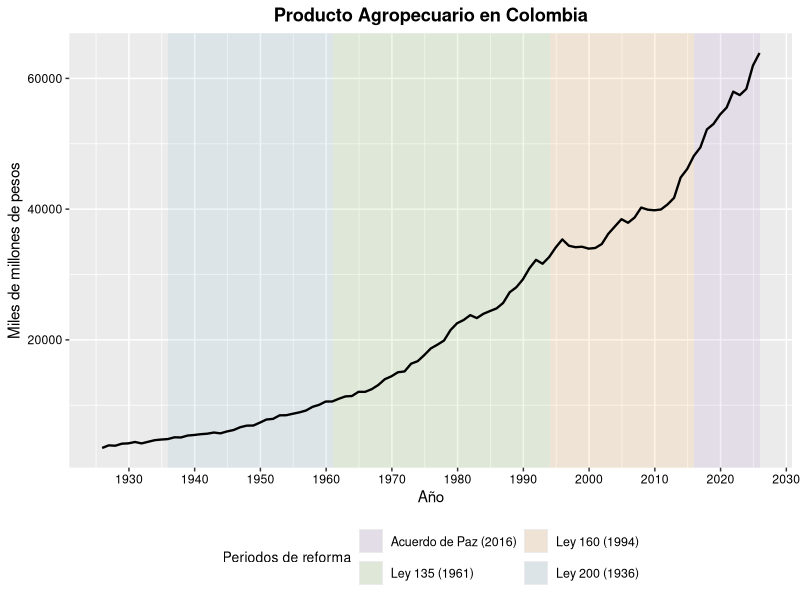
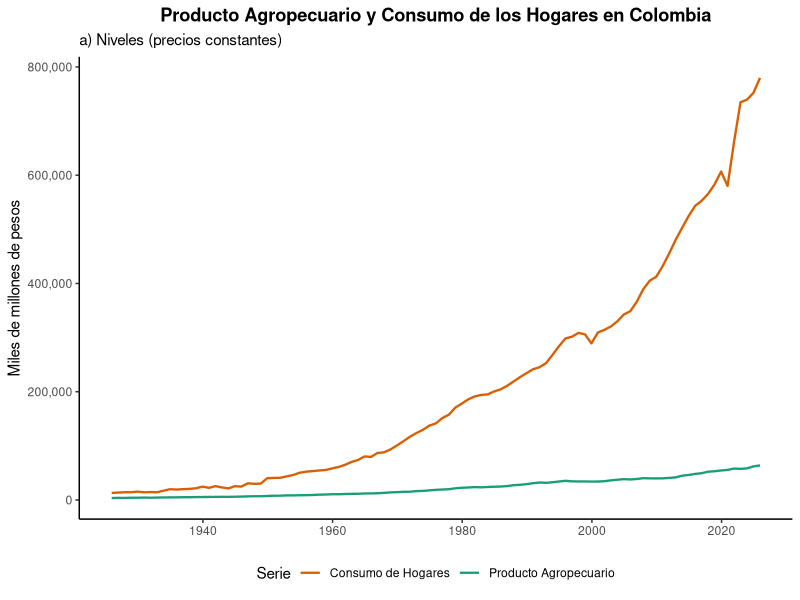
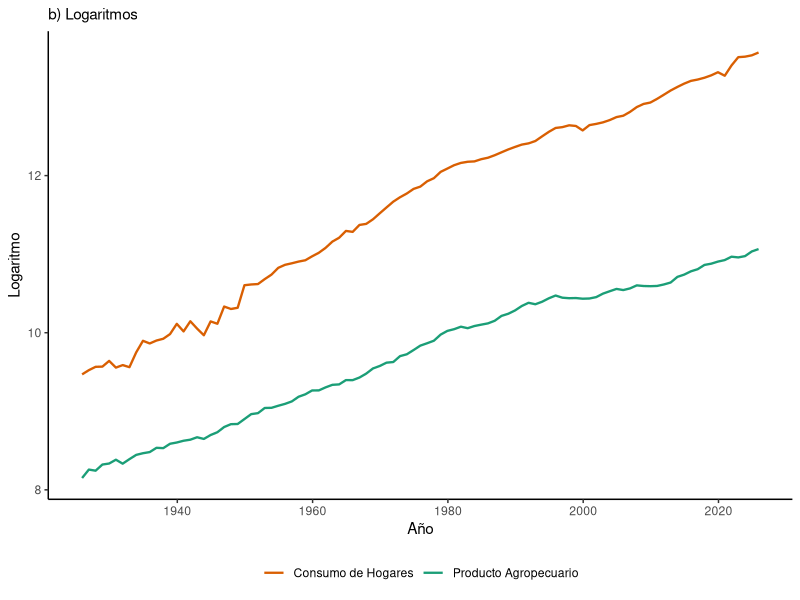
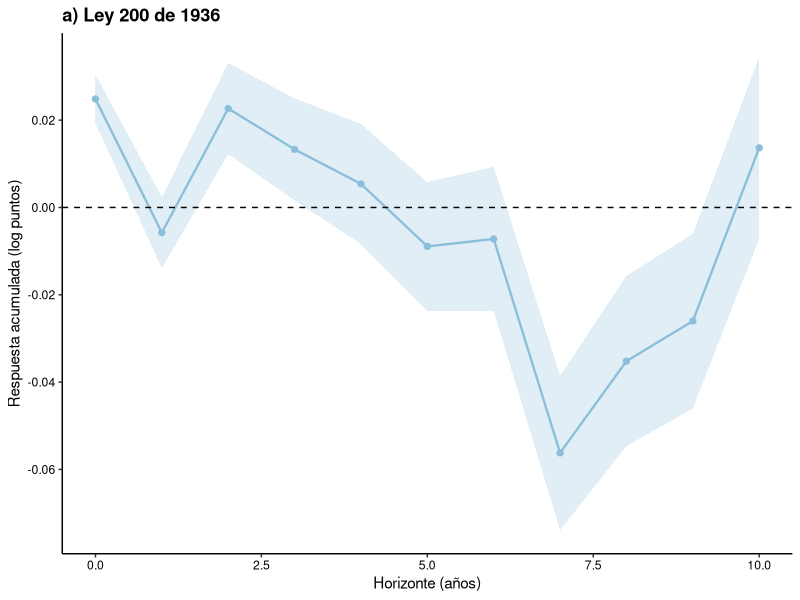
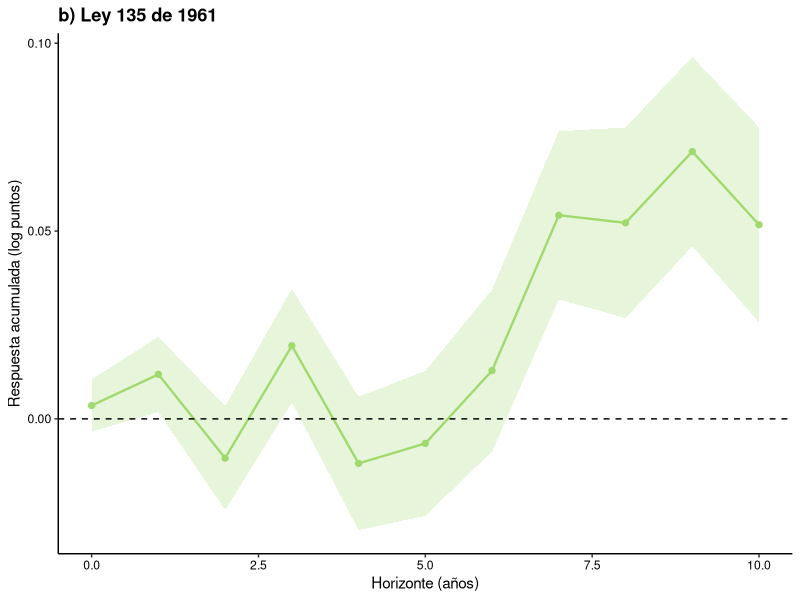
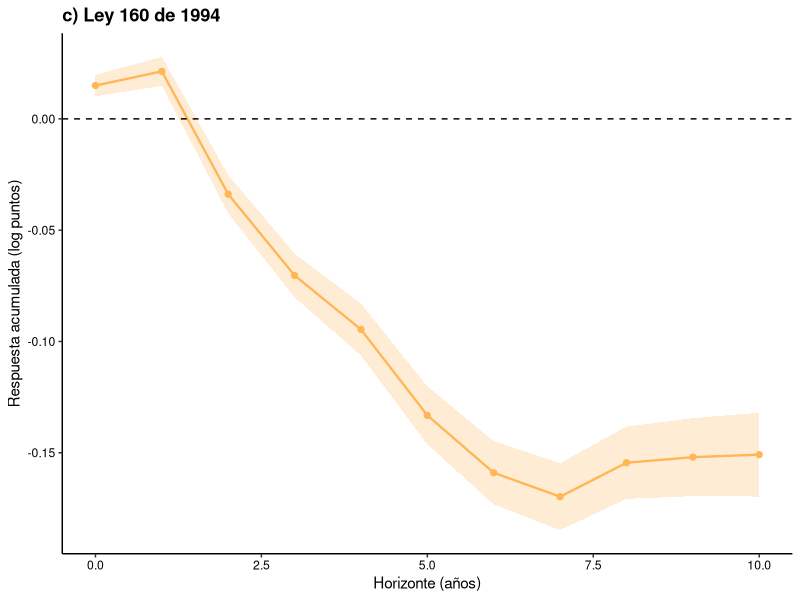
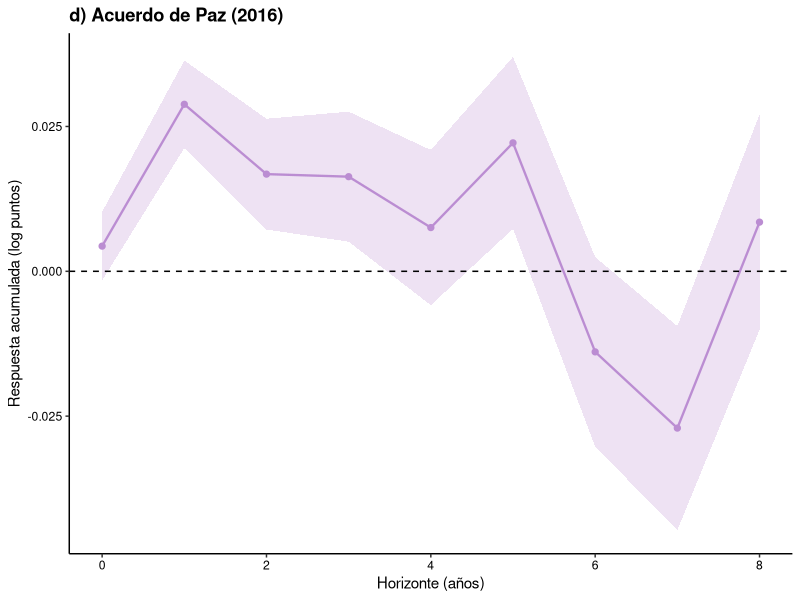

The R script that drew these images, in order:
## ---- chunk 1
#| label: fig-grafica1
#| fig-cap: "Evolución del producto agropecuario y periodos de reforma agraria en Colombia (1925–2025), precios constantes (base 2015)."
#| fig-width: 5.5
#| fig-height: 3.5
#| fig-align: center

library(ggplot2)
library(readr)

# --- Cargar datos ---
df_producto_agropecuario <- read_csv("Base_100_Anios_Construccion.csv")
df_consumo_final <- read_csv("Base_100_Anios_Consumo.csv")

df <- data.frame(
  Año = df_producto_agropecuario$Año,
  Producto_Agropecuario = df_producto_agropecuario$Valor,
  Consumo_Hogares = df_consumo_final$Valor
)

df$Año <- as.Date(as.character(df$Año), format = "%Y")

# --- Reformas ---
reformas <- data.frame(
  inicio = as.Date(c("1936-01-01", "1961-01-01", "1994-01-01", "2016-01-01")),
  fin    = as.Date(c("1960-12-31", "1993-12-31", "2015-12-31", "2025-12-31")),
  nombre = c("Ley 200 (1936)", "Ley 135 (1961)", "Ley 160 (1994)", "Acuerdo de Paz (2016)")
)

# --- Gráfica ---
ggplot(df, aes(x = Año, y = Producto_Agropecuario)) +
  
  # Sombras (más sobrias)
  geom_rect(
    data = reformas,
    aes(xmin = inicio, xmax = fin, ymin = -Inf, ymax = Inf, fill = nombre),
    alpha = 0.15, inherit.aes = FALSE
  ) +
  
  # Línea principal (más elegante)
  geom_line(linewidth = 0.8, color = "black") +
  
scale_fill_manual(values = c(
  "Ley 200 (1936)" = "#8bbedaff",   # azul claro
  "Ley 135 (1961)" = "#a0d96eff",   # verde suave
  "Ley 160 (1994)" = "#ffb656ff",   # naranja suave
  "Acuerdo de Paz (2016)" = "#bb8dd2ff"  # morado suave
)) +
  
  # Ejes
  scale_x_date(date_breaks = "10 years", date_labels = "%Y") +
  
  # Etiquetas
  labs(
    x = "Año",
    y = "Miles de millones de pesos",
    fill = "Periodos de reforma"
  ) +
  
  coord_cartesian(xlim = c(min(df$Año), max(df$Año))) +
  
  # Tema tipo paper
  theme(
  legend.position = "bottom",
  legend.title = element_text(size = 10),
  legend.text = element_text(size = 9),
  legend.box = "horizontal",
  
  plot.title = element_text(face = "bold", hjust = 0.5),
  plot.subtitle = element_blank(),
  
  axis.text = element_text(color = "black"),
  axis.title = element_text(face = "plain"),
  
  panel.border = element_blank()
) + guides(fill = guide_legend(nrow = 2)) + ggtitle("Producto Agropecuario en Colombia")
## ---- chunk 2
library(ggplot2)
library(readr)
library(dplyr)
library(tidyr)
library(patchwork)
library(scales)

# --- Cargar datos ---
df_producto_agropecuario <- read_csv("Base_100_Anios_Construccion.csv")
df_consumo_final <- read_csv("Base_100_Anios_Consumo.csv")

df <- data.frame(
  Año = df_producto_agropecuario$Año,
  Producto_Agropecuario = df_producto_agropecuario$Valor,
  Consumo_Hogares = df_consumo_final$Valor
)

df$Año <- as.Date(as.character(df$Año), format = "%Y")

# --- Formato largo ---
df_long <- df %>%
  pivot_longer(
    cols = c(Producto_Agropecuario, Consumo_Hogares),
    names_to = "Serie",
    values_to = "Valor"
  )

# --- Etiquetas ---
df_long$Serie <- recode(df_long$Serie,
  "Producto_Agropecuario" = "Producto Agropecuario",
  "Consumo_Hogares" = "Consumo de Hogares"
)

# --- Colores sobrios ---
colores <- c(
  "Producto Agropecuario" = "#1b9e77",
  "Consumo de Hogares" = "#d95f02"
)
## ---- chunk 3
#| label: fig-grafica2a
#| fig-cap: "Producto agropecuario y consumo de los hogares en Colombia (1925–2025)."
#| fig-width: 5.5
#| fig-height: 3
#| fig-align: center

library(ggplot2)
library(dplyr)
library(tidyr)
library(scales)

# Panel (a)
g1 <- ggplot(df_long, aes(x = Año, y = Valor, color = Serie)) +
  geom_line(linewidth = 0.8) +
  scale_color_manual(values = colores) +
  scale_y_continuous(labels = scales::comma) +
  labs(
    subtitle = "a) Niveles (precios constantes)",
    x = NULL,
    y = "Miles de millones de pesos"
  ) +
  theme_classic(base_size = 11) +
  theme(
    legend.position = "bottom",
    plot.subtitle = element_text(face = "plain"),
    plot.title = element_text(face = "bold", hjust = 0.5)
  ) +
  ggtitle("Producto Agropecuario y Consumo de los Hogares en Colombia")

g1
## ---- chunk 4
#| label: fig-grafica2b
#| fig-cap: "Producto agropecuario y consumo de los hogares en Colombia (1925–2025) en logaritmos."
#| fig-width: 5.5
#| fig-height: 3
#| fig-align: center

# Panel (b)
g2 <- ggplot(df_long, aes(x = Año, y = log(Valor), color = Serie)) +
  geom_line(linewidth = 0.8) +
  scale_color_manual(values = colores) +
  labs(
    subtitle = "b) Logaritmos",
    x = "Año",
    y = "Logaritmo",
    color = ""
  ) +
  theme_classic(base_size = 11) +
  theme(
    legend.position = "bottom",
    legend.title = element_blank(),
    plot.subtitle = element_text(face = "plain")
  )

g2
## ---- chunk 5
#| label: tbl-quiebres
#| tbl-cap: "Quiebres estructurales identificados en el producto agropecuario (valores en miles de millones de pesos)."
#| tbl-align: center
library(tseries)
library(readr)
library(strucchange)
library(forecast)
library(urca)
library(knitr)
library(kableExtra)

# Cargar datos
df <- read_csv("Base_100_Anios_Construccion.csv")
ts_producto <- ts(df$Valor, 
                   start = min(df$Año), 
                   end = max(df$Año))

bp <- breakpoints(Valor ~ Año, data = df)

idx <- bp$breakpoints

quiebres <- data.frame(
  Año = as.integer(df$Año[idx]),
  Producto_Agropecuario = as.numeric(df$Valor[idx])
)
kable(quiebres, align = "c", booktabs = TRUE,
      col.names = c("Año", "Producto (miles de millones)")) %>%
  kable_styling(
    latex_options = c("hold_position"),
    position = "center",
    full_width = FALSE
  ) %>%
  column_spec(1, bold = TRUE) %>%
  add_header_above(c("Quiebres Estructurales Identificados" = 2))
## ---- chunk 6
#| label: tbl-cambios
#| tbl-cap: "Cambios en la pendiente del producto agropecuario en los quiebres estructurales (miles de millones de pesos por año)."
#| tbl-align: center

library(strucchange)
library(readr)
library(dplyr)
library(knitr)
library(kableExtra)

# --- 1. Cargar datos ---
df <- read_csv("Base_100_Anios_Construccion.csv")

# --- 2. Crear tendencia ---
df <- df %>%
  arrange(Año) %>%
  mutate(t = 1:n())

# --- 3. Bai-Perron ---
bp <- breakpoints(Valor ~ t, data = df)

# --- 4. Obtener quiebres ---
breaks <- bp$breakpoints
n <- nrow(df)

# --- 5. Crear regímenes manualmente ---
regimen <- rep(1:(length(breaks) + 1),
               times = diff(c(0, breaks, n)))

df$regimen <- regimen

# --- 6. Estimar pendiente por régimen ---
pendientes_df <- df %>%
  group_by(regimen) %>%
  summarise(
    pendiente = coef(lm(Valor ~ t))[2],
    .groups = "drop"
  )

# --- 7. Cambios en pendiente ---
cambios <- diff(pendientes_df$pendiente)

# --- 8. Fechas de quiebres ---
fechas_quiebre <- df$Año[breaks]

# --- 9. Tabla final ---
tabla_cambios <- data.frame(
  Año_Quiebre = fechas_quiebre,
  Cambio_Pendiente = cambios
)

kable(tabla_cambios, digits = 2, align = "c", booktabs = TRUE,
      col.names = c("Año de quiebre", "Cambio en la pendiente")) %>%
  kable_styling(
    latex_options = c("hold_position"),
    position = "center",
    full_width = FALSE
  ) %>%
  column_spec(1, bold = TRUE) %>%
  add_header_above(c("Cambios en la Pendiente en los Quiebres" = 2))
## ---- chunk 7
#| label: tbl-cointregacion
#| tbl-cap: "Resultados de la prueba de cointegración de Engle y Granger entre el producto agropecuario y el consumo de los hogares. Valores críticos obtenidos de Phillips & Ouliaris (1990) para $n=1$."
# --- Librerías ---
library(readr)
library(urca)
library(dplyr)
library(knitr)
library(kableExtra)

# --- 1. Cargar datos ---
df <- read_csv("Base_100_Anios_Completa.csv")

# --- 2. Series ---
ts_y <- ts(df$Consumo_Hogares,
           start = min(df$Año),
           frequency = 1)

ts_x <- ts(df$Producto_Agropecuario,
           start = min(df$Año),
           frequency = 1)

# =========================================================
# 🔵 MODELO 1: SIN CONSTANTE (NONE)
# =========================================================
modelo_none <- lm(ts_y ~ ts_x - 1)
res_none <- resid(modelo_none)

# Correcto
adf_none <- ur.df(res_none, type = "none", lags = 1) 
stat_none <- adf_none@teststat[1]

crit_none_5 <- -2.7619

# =========================================================
# 🟢 MODELO 2: CON CONSTANTE (DRIFT)
# =========================================================
modelo_drift <- lm(ts_y ~ ts_x)
res_drift <- resid(modelo_drift)

# CORREGIDO: type = "none"
adf_drift <- ur.df(res_drift, type = "none", lags = 1) 
stat_drift <- adf_drift@teststat[1]

crit_drift_5 <- -3.3654

# =========================================================
# 🟣 MODELO 3: CON TENDENCIA
# =========================================================
t <- 1:length(ts_y)

modelo_trend <- lm(ts_y ~ ts_x + t)
res_trend <- resid(modelo_trend)

# CORREGIDO: type = "none"
adf_trend <- ur.df(res_trend, type = "none", lags = 1) 
stat_trend <- adf_trend@teststat[1]

crit_trend_5 <- -3.8000

# =========================================================
# 📊 TABLA FINAL
# =========================================================
tabla <- data.frame(
  Modelo = c("Sin constante", "Con constante", "Con tendencia"),
  ADF = c(stat_none, stat_drift, stat_trend),
  Critico_5 = c(crit_none_5, crit_drift_5, crit_trend_5)
) %>%
  mutate(
    Conclusion = ifelse(ADF < Critico_5,
                        "Cointegración",
                        "No cointegración")
  )

kable(tabla, digits = 3, booktabs = TRUE, align = "c",
      col.names = c("Especificación", "ADF", "Valor crítico (5%)", "Conclusión")) %>%
  kable_styling(
    latex_options = "hold_position",
    position = "center",
    full_width = FALSE
  ) %>%
  add_header_above(c("Prueba de Cointegración (Engle–Granger)" = 4))
## ---- chunk 8
# 1. Cargar librerías necesarias
library(tidyverse)
library(lmtest)   # Para testeo de coeficientes
library(sandwich) # Para errores estándar robustos
library(lubridate) # Para manejo de fechas

# 2. Carga y preparación estricta de la base
# Se asegura que el año sea numérico y la serie esté ordenada cronológicamente
df_completo <- read_csv("Base_100_Anios_Completa.csv") %>%
  mutate(Anio_Num = year(as.Date(Año))) %>% 
  arrange(Anio_Num) 

# 3. Construcción de variables (Logs, Rezagos y Diferencias)
# ly = log(y), dy_lag = Delta y_{t-1}, dc_contemp = Delta c_t
df_preparado <- df_completo %>%
  mutate(
    ly = log(Producto_Agropecuario),
    lc = log(Consumo_Hogares),
    dy_lag = lag(ly, 1) - lag(ly, 2), # Control de persistencia (Lag Augmentation)
    dc_cont = lc - lag(lc, 1),       # Control contemporáneo de consumo
    y_previo = lag(ly, 1)            # Término y_{t-1} para la diferencia larga
  )

# 4. Función Maestra de Proyecciones Locales
# h = horizonte, Reform = Dummy de choque puntual
estimar_lp_reforma <- function(data, year_reforma, H_max) {
  
  # Crear dummy de la reforma: 1 solo en el año del evento
  data <- data %>% mutate(Reform = if_else(Anio_Num == year_reforma, 1, 0))
  
  # Verificación inicial: ¿Existen datos históricos suficientes para este año?
  check <- data %>% filter(Anio_Num == year_reforma) %>% 
    drop_na(dy_lag, dc_cont, y_previo)
  
  if(nrow(check) == 0){
    message(paste("Aviso: El año", year_reforma, "no tiene rezagos previos en la base. Saltando."))
    return(NULL)
  }

  resultados_h <- list()
  
  for (h in 0:H_max) {
    # Variable dependiente: Diferencia larga acumulada (y_{t+h} - y_{t-1})
    data_h <- data %>%
      mutate(dep_var = lead(ly, h) - y_previo) %>%
      filter(!is.na(dep_var), !is.na(dy_lag), !is.na(dc_cont))
    
    # Validar si el año del choque aún existe después de perder datos futuros
    if (sum(data_h$Reform) == 0) {
      message(paste("H =", h, "para", year_reforma, "excede el límite de la base (2025)."))
      next
    }
    
    # Estimación OLS
    modelo <- lm(dep_var ~ Reform + dy_lag + dc_cont, data = data_h)
    
    # Inferencia Robusta HC1: Más estable que HC3 para muestras pequeñas con dummies
    # Proporciona resultados equivalentes a la opción 'robust' en Stata
    se_robusto <- coeftest(modelo, vcov = vcovHC(modelo, type = "HC1"))
    
    # Guardar resultados del impacto (Beta_h)
    resultados_h[[h + 1]] <- data.frame(
      Horizonte = h,
      Beta = se_robusto["Reform", "Estimate"],
      Error_Std = se_robusto["Reform", "Std. Error"],
      T_Stat = se_robusto["Reform", "t value"],
      P_Value = se_robusto["Reform", "Pr(>|t|)"]
    )
  }
  
  if(length(resultados_h) == 0) return(NULL)
  bind_rows(resultados_h) %>% mutate(Reforma_Año = year_reforma)
}

# 5. Ejecución para tus 4 periodos de interés
res_1936 <- estimar_lp_reforma(df_preparado, 1936, 10)
res_1961 <- estimar_lp_reforma(df_preparado, 1961, 10)
res_1994 <- estimar_lp_reforma(df_preparado, 1994, 10)
res_2016 <- estimar_lp_reforma(df_preparado, 2016, 8)

# 6. Consolidación Final
tabla_final <- bind_rows(res_1936, res_1961, res_1994, res_2016)


## ---- chunk 9
# 1. Cargar las librerías
library(knitr)
library(kableExtra)
library(tidyverse)

# 2. Filtrar resultados significativos
tabla_bonita <- tabla_final %>%
  filter(P_Value < 0.05) %>%
  mutate(
    Significancia = case_when(
      P_Value < 0.01 ~ "***",
      P_Value < 0.05 ~ "**",
      TRUE ~ "*"
    )
  ) %>%
  select(Reforma_Año, Horizonte, Beta, Error_Std, T_Stat, P_Value, Significancia)

# 3. Crear la tabla compatible con PDF (LaTeX)
tabla_bonita %>%
  kable(
    format = "latex",
    col.names = c("Año Reforma", "Horiz.", "Beta", "Error Std.", "T-Stat", "P-Valor", "Sig."),
    digits = 4,
    booktabs = TRUE,
    align = "c",
    caption = "Resultados Significativos del Impacto de las Reformas") %>%
  kable_styling(
    latex_options = c("striped", "repeat_header", "scale_down"),
    full_width = FALSE
  ) %>%
  column_spec(3, bold = T)
## ---- chunk 10
#| label: fig-irf-1936
#| fig-cap: "Respuesta del producto agropecuario a la Ley 200 de 1936 (Proyecciones Locales)."
#| fig-align: center

library(ggplot2)

ggplot(res_1936, aes(x = Horizonte, y = Beta)) +
  
  geom_ribbon(
    aes(
      ymin = Beta - 1.96 * Error_Std,
      ymax = Beta + 1.96 * Error_Std
    ),
    fill = "#8bbedaff", alpha = 0.25
  ) +
  
  geom_line(color = "#8bbedaff", linewidth = 0.8) +
  geom_point(color = "#8bbedaff", size = 1.8) +
  
  geom_hline(yintercept = 0, linetype = "dashed", color = "black") +
  
  labs(
    title = "a) Ley 200 de 1936",
    x = "Horizonte (años)",
    y = "Respuesta acumulada (log puntos)"
  ) +
  
  theme_classic(base_size = 11) +
  theme(
    plot.title = element_text(face = "bold"),
    axis.text = element_text(color = "black")
  )
## ---- chunk 11
#| label: fig-irf-1961
#| fig-cap: "Respuesta del producto agropecuario a la Ley 135 de 1961 (Proyecciones Locales)."
#| fig-align: center

ggplot(res_1961, aes(x = Horizonte, y = Beta)) +
  
  geom_ribbon(
    aes(
      ymin = Beta - 1.96 * Error_Std,
      ymax = Beta + 1.96 * Error_Std
    ),
    fill = "#a0d96eff", alpha = 0.25
  ) +
  
  geom_line(color = "#a0d96eff", linewidth = 0.8) +
  geom_point(color = "#a0d96eff", size = 1.8) +
  
  geom_hline(yintercept = 0, linetype = "dashed", color = "black") +
  
  labs(
    title = "b) Ley 135 de 1961",
    x = "Horizonte (años)",
    y = "Respuesta acumulada (log puntos)"
  ) +
  
  theme_classic(base_size = 11) +
  theme(
    plot.title = element_text(face = "bold"),
    axis.text = element_text(color = "black")
  )
## ---- chunk 12
#| label: fig-irf-1994
#| fig-cap: "Respuesta del producto agropecuario a la Ley 160 de 1994 (Proyecciones Locales)."
#| fig-align: center

ggplot(res_1994, aes(x = Horizonte, y = Beta)) +
  
  geom_ribbon(
    aes(
      ymin = Beta - 1.96 * Error_Std,
      ymax = Beta + 1.96 * Error_Std
    ),
    fill = "#ffb656ff", alpha = 0.25
  ) +
  
  geom_line(color = "#ffb656ff", linewidth = 0.8) +
  geom_point(color = "#ffb656ff", size = 1.8) +
  
  geom_hline(yintercept = 0, linetype = "dashed", color = "black") +
  
  labs(
    title = "c) Ley 160 de 1994",
    x = "Horizonte (años)",
    y = "Respuesta acumulada (log puntos)"
  ) +
  
  theme_classic(base_size = 11) +
  theme(
    plot.title = element_text(face = "bold"),
    axis.text = element_text(color = "black")
  )
## ---- chunk 13
#| label: fig-irf-2016
#| fig-cap: "Respuesta del producto agropecuario al Acuerdo de Paz de 2016 (Proyecciones Locales)."
#| fig-align: center

ggplot(res_2016, aes(x = Horizonte, y = Beta)) +
  
  geom_ribbon(
    aes(
      ymin = Beta - 1.96 * Error_Std,
      ymax = Beta + 1.96 * Error_Std
    ),
    fill = "#bb8dd2ff", alpha = 0.25
  ) +
  
  geom_line(color = "#bb8dd2ff", linewidth = 0.8) +
  geom_point(color = "#bb8dd2ff", size = 1.8) +
  
  geom_hline(yintercept = 0, linetype = "dashed", color = "black") +
  
  labs(
    title = "d) Acuerdo de Paz (2016)",
    x = "Horizonte (años)",
    y = "Respuesta acumulada (log puntos)"
  ) +
  
  theme_classic(base_size = 11) +
  theme(
    plot.title = element_text(face = "bold"),
    axis.text = element_text(color = "black")
  )
